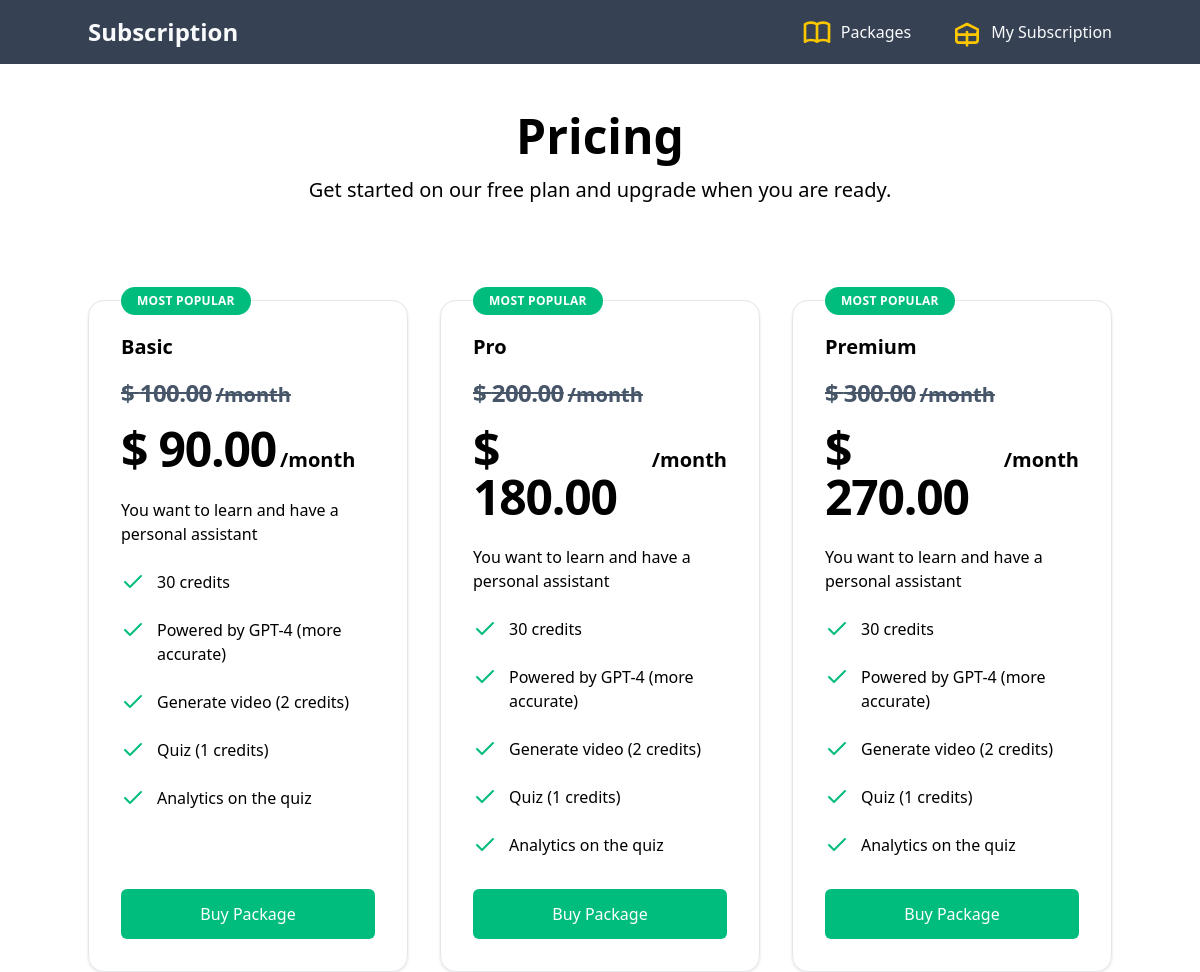
Screenshot of /package/ with the database file from the repository.
### subscription/models.py (models this page shows, shortened)
class Package(models.Model):
    name = models.CharField(max_length=255, blank=True, null=True)
    price = models.DecimalField(max_digits=10, decimal_places=2, default=0)
    description = models.TextField(blank=True, null=True)
    interval = models.CharField(max_length=10, choices=SUBSCRIPTION_TYPE, default='month')
    stripe_product_id = models.CharField(max_length=100, blank=True)
    stripe_price_id = models.CharField(max_length=100, blank=True)
    discount = models.DecimalField(help_text='Set discount percentages.',max_digits=10, decimal_places=2, default=0)
    discount_price = models.DecimalField(max_digits=10, decimal_places=2, default=0)
    is_active = models.BooleanField(default=True)

### subscription/views.py (the view)
# urls.py: path('', views.package_view, name='package'),
def package_view(request):
    package = Package.objects.all()
    context = {
        'packages': package
    }
    return render (request, 'package/package.html', context=context)

### templates/package/package.html
{% extends 'base.html' %}
{% load static %}
{% block body %}
<div class="">
    <div>
        <h2 class="text-3xl font-bold tracki text-center mt-12 sm:text-5xl ">Pricing</h2>
        <p class="max-w-3xl mx-auto mt-4 text-xl text-center ">Get started on our free plan and upgrade when you are
            ready.</p>
    </div>
    <div class="flex flex-row justify-center items-center flex-wrap">
        <div class="mt-24 container grid gap-8 sm:grid-cols-1 md:grid-cols-2 lg:grid-cols-3">
            {% for package in packages %}
            <div class="relative p-8  border border-gray-200 rounded-2xl shadow-sm flex flex-col">
                <div class="flex-1">
                    <h3 class="text-xl font-semibold "> {{ package.name }} </h3>
                    <p
                        class="absolute top-0 py-1.5 px-4 bg-emerald-500 text-white rounded-full text-xs font-semibold uppercase tracking-wide  transform -translate-y-1/2">
                        Most popular</p>
                    <p class="mt-4 flex items-baseline text-[#475569]  line-through">
                        <span class="text-2xl font-semibold tracking-tight">$ {{ package.price }} </span><span
                            class="ml-1 text-xl font-semibold">/{{ package.interval }}</span>
                    </p>
                    <p class="mt-4 flex items-baseline">
                        <span class="text-5xl font-extrabold tracking-tight">$ {{ package.discount_price }} </span><span
                            class="ml-1 text-xl font-semibold">/{{ package.interval }}</span>
                    </p>
                    <p class="mt-6 ">You want to learn and have a personal assistant</p>
                    <ul role="list" class="mt-6 space-y-6">
                        <li class="flex"><svg xmlns="http://www.w3.org/2000/svg" width="24" height="24" viewBox="0 0 24 24"
                                fill="none" stroke="currentColor" stroke-width="2" stroke-linecap="round"
                                stroke-linejoin="round" class="flex-shrink-0 w-6 h-6 text-emerald-500" aria-hidden="true">
                                <polyline points="20 6 9 17 4 12"></polyline>
                            </svg><span class="ml-3 ">30 credits</span></li>
                        <li class="flex"><svg xmlns="http://www.w3.org/2000/svg" width="24" height="24" viewBox="0 0 24 24"
                                fill="none" stroke="currentColor" stroke-width="2" stroke-linecap="round"
                                stroke-linejoin="round" class="flex-shrink-0 w-6 h-6 text-emerald-500" aria-hidden="true">
                                <polyline points="20 6 9 17 4 12"></polyline>
                            </svg><span class="ml-3 ">Powered by GPT-4 (more accurate)</span></li>
                        <li class="flex"><svg xmlns="http://www.w3.org/2000/svg" width="24" height="24" viewBox="0 0 24 24"
                                fill="none" stroke="currentColor" stroke-width="2" stroke-linecap="round"
                                stroke-linejoin="round" class="flex-shrink-0 w-6 h-6 text-emerald-500" aria-hidden="true">
                                <polyline points="20 6 9 17 4 12"></polyline>
                            </svg><span class="ml-3 ">Generate video (2 credits)</span></li>
                        <li class="flex"><svg xmlns="http://www.w3.org/2000/svg" width="24" height="24" viewBox="0 0 24 24"
                                fill="none" stroke="currentColor" stroke-width="2" stroke-linecap="round"
                                stroke-linejoin="round" class="flex-shrink-0 w-6 h-6 text-emerald-500" aria-hidden="true">
                                <polyline points="20 6 9 17 4 12"></polyline>
                            </svg><span class="ml-3 ">Quiz (1 credits) </span></li>
                        <li class="flex"><svg xmlns="http://www.w3.org/2000/svg" width="24" height="24" viewBox="0 0 24 24"
                                fill="none" stroke="currentColor" stroke-width="2" stroke-linecap="round"
                                stroke-linejoin="round" class="flex-shrink-0 w-6 h-6 text-emerald-500" aria-hidden="true">
                                <polyline points="20 6 9 17 4 12"></polyline>
                            </svg><span class="ml-3 ">Analytics on the quiz</span></li>
                    </ul>
                </div><a
                    class="bg-emerald-500 text-white  hover:bg-emerald-600 mt-8 block w-full py-3 px-6 border border-transparent rounded-md text-center font-medium"
                    href="{% url 'subscription' package.id %}">Buy Package</a>
            </div>
            {% endfor %}
        </div>
    </div>
</div>
{% endblock %}

### rows the page displays
Package: name "Basic", price "100.00", interval "month", discount_price "90.00"
Package: name "Pro", price "200.00", interval "month", discount_price "180.00"
Package: name "Premium", price "300.00", interval "month", discount_price "270.00"
